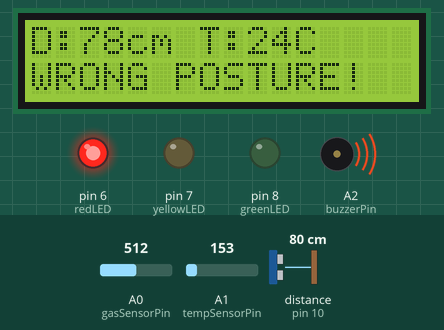
Recording of a sketch running on a simulated Arduino Uno, built with avr-gcc and run on an emulated ATmega328P. On the bench: 16×2 character LCD, output pins drawn as LEDs (lit = HIGH), buzzer (waves = sounding, pin HIGH). Wiring (inferred from the names in the program): ultrasonic range finder: trigger pin 9; echo pin 10. The test bench sets the inputs (shaded band); at power-on: distance to the obstacle (sensor on pin 10) 80 cm, A0 (gasSensorPin) = 512, A1 (tempSensorPin) = 153. The echo pulse lasts 58.3 µs per cm; pins used as bus, display or sensor lines are not drawn; what the sketch prints to the serial monitor is not drawn.

Above: at 3.2 s.
3.3 s: distance to the obstacle (sensor on pin 10) set to 35 cm
At 4.6 s:
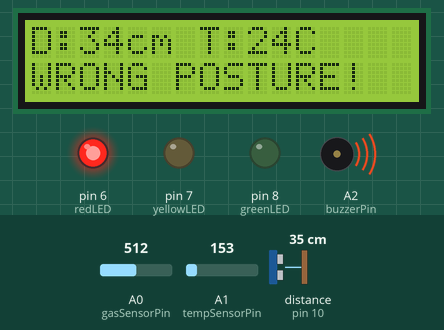
5.1 s: distance to the obstacle (sensor on pin 10) set to 26 cm
At 5.4 s:
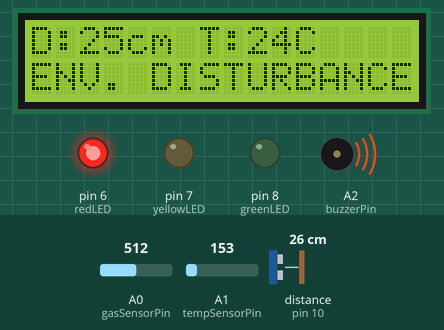
6.6 s: A0 (gasSensorPin) set to 499
8.1 s: A0 (gasSensorPin) set to 474
At 9.3 s:
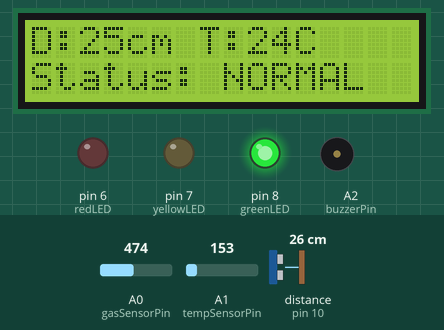
9.6 s: A1 (tempSensorPin) set to 170
At 10.3 s:
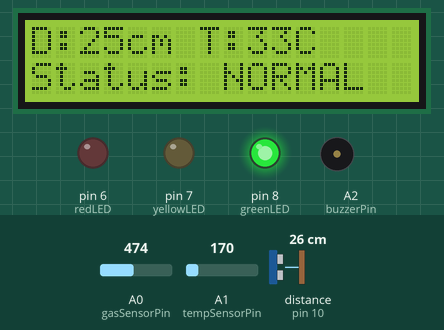
11.2 s: A1 (tempSensorPin) set to 189
At 12.3 s:
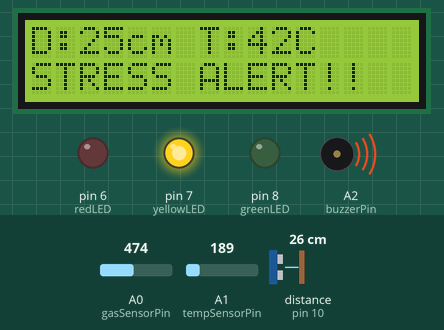
Timing chart, 0 to 13.7 s (numbered marks = the images above; inputs shaded):
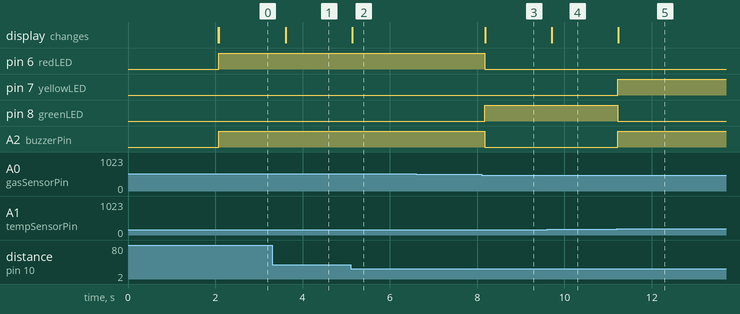

The sketch:

smart_exam_hall_anti_cheating_system1.ino
```cpp
#include <LiquidCrystal.h>

// LCD pin setup: RS, E, D4, D5, D6, D7
LiquidCrystal lcd(12, 11, 5, 4, 3, 2);

// LED pin definitions
const int redLED    = 6;   // Alert for wrong posture or smoke
const int yellowLED = 7;   // Alert for high heat/stress
const int greenLED  = 8;   // System Status: Normal
const int buzzerPin = A2;  // Audible alert pin (Buzzer)

// Sensor pin definitions
const int gasSensorPin  = A0;
const int tempSensorPin = A1;
const int trigPin       = 9;
const int echoPin       = 10;

// Threshold values for Exam Hall Monitoring
const float MIN_SAFE = 15.0; // Minimum safe distance in cm
const float MAX_SAFE = 30.0; // Maximum safe distance in cm
const int   SMOKE_LIMIT = 490;
const float STRESS_TEMP = 38.0;

void setup() {
  // Pin modes configuration
  pinMode(redLED,    OUTPUT);
  pinMode(yellowLED, OUTPUT);
  pinMode(greenLED,  OUTPUT);
  pinMode(buzzerPin, OUTPUT); // Buzzer pin configuration
  pinMode(trigPin,   OUTPUT);
  pinMode(echoPin,   INPUT);

  // Initialize Serial Monitor for debugging
  Serial.begin(9600);

  // Initialize LCD display
  lcd.begin(16, 2);
  lcd.print("Exam Hall Guard");
  lcd.setCursor(0, 1);
  lcd.print("   System ON   ");
  delay(2000);
  lcd.clear();
}

// Function to calculate distance using Ultrasonic sensor
float getDistance() {
  digitalWrite(trigPin, LOW); delayMicroseconds(2);
  digitalWrite(trigPin, HIGH); delayMicroseconds(10);
  digitalWrite(trigPin, LOW);
  long duration = pulseIn(echoPin, HIGH);
  if (duration == 0) return 400.0; // Return high value if no object detected
  return duration * 0.034 / 2.0;
}

// Function to read temperature from TMP36 sensor
float getTemperature() {
  int reading = analogRead(tempSensorPin);
  float voltage = reading * 5.0 / 1024.0;
  return (voltage - 0.5) * 100.0;
}

void loop() {

  // Reading data from all sensors
  int   smokeVal = analogRead(gasSensorPin);
  float tempC    = getTemperature();
  float distCm   = getDistance();

  // Condition Logic: Safe range is between 15cm and 30cm
  bool suspiciousPose = (distCm < MIN_SAFE || distCm > MAX_SAFE);
  bool smokeDetected  = (smokeVal >= SMOKE_LIMIT);
  bool highHeat       = (tempC >= STRESS_TEMP);

  // Debugging info on Serial Monitor
  Serial.print("Distance: "); Serial.print(distCm);
  Serial.print(" | Temp: ");   Serial.print(tempC);
  Serial.print(" | Smoke: ");  Serial.println(smokeVal);

  // --- Alert System Logic (LEDs & Buzzer) ---

  if (suspiciousPose || smokeDetected) {
    digitalWrite(redLED, HIGH);
    digitalWrite(greenLED, LOW);
    digitalWrite(buzzerPin, HIGH); // Activate buzzer for cheating or smoke
  } else {
    digitalWrite(redLED, LOW);
  }

  if (highHeat) {
    digitalWrite(yellowLED, HIGH);
    digitalWrite(greenLED, LOW);
    digitalWrite(buzzerPin, HIGH); // Activate buzzer for heat alert
  } else {
    digitalWrite(yellowLED, LOW);
  }

  // System status is GREEN and BUZZER is OFF if all conditions are normal
  if (!suspiciousPose && !smokeDetected && !highHeat) {
    digitalWrite(greenLED, HIGH);
    digitalWrite(buzzerPin, LOW); // Turn off buzzer
  }

  // Update LCD Display: Line 1
  lcd.setCursor(0, 0);
  lcd.print("D:"); lcd.print((int)distCm); lcd.print("cm ");
  lcd.print("T:"); lcd.print((int)tempC); lcd.print("C  ");

  // Update LCD Display: Line 2
  lcd.setCursor(0, 1);
  if (suspiciousPose) {
    lcd.print("WRONG POSTURE!  ");
  } else if (smokeDetected) {
    lcd.print("ENV. DISTURBANCE");
  } else if (highHeat) {
    lcd.print("STRESS ALERT!!  ");
  } else {
    lcd.print("Status: NORMAL  ");
  }

  delay(500); // Wait for half a second before next loop
}
```

Measured:
- the behaviour switches between 31 and 30 cm on distance to the obstacle (sensor on pin 10) (found by bisection; images 1 and 2)
- the behaviour switches between 490 and 489 on A0 (gasSensorPin) (found by bisection; images 2 and 3)
- the behaviour switches between 180 and 181 on A1 (tempSensorPin) (found by bisection; images 4 and 5)
- after the input at 3.3 s, the display: changes after 0.31 s (image 1)
- after the input at 5.1 s, the display: changes at once (image 2)
- after the input at 6.6 s, every drawn part: stays the same
- after the input at 8.1 s, pin 6 (redLED), A2 (buzzerPin): HIGH → LOW after 0.08 s; pin 8 (greenLED): LOW → HIGH after 0.08 s; the display: changes after 0.08 s (image 3)
- after the input at 9.6 s, the display: changes after 0.11 s (image 4)
- after the input at 11.2 s, pin 7 (yellowLED), A2 (buzzerPin): LOW → HIGH at once; pin 8 (greenLED): HIGH → LOW at once; the display: changes at once (image 5)
